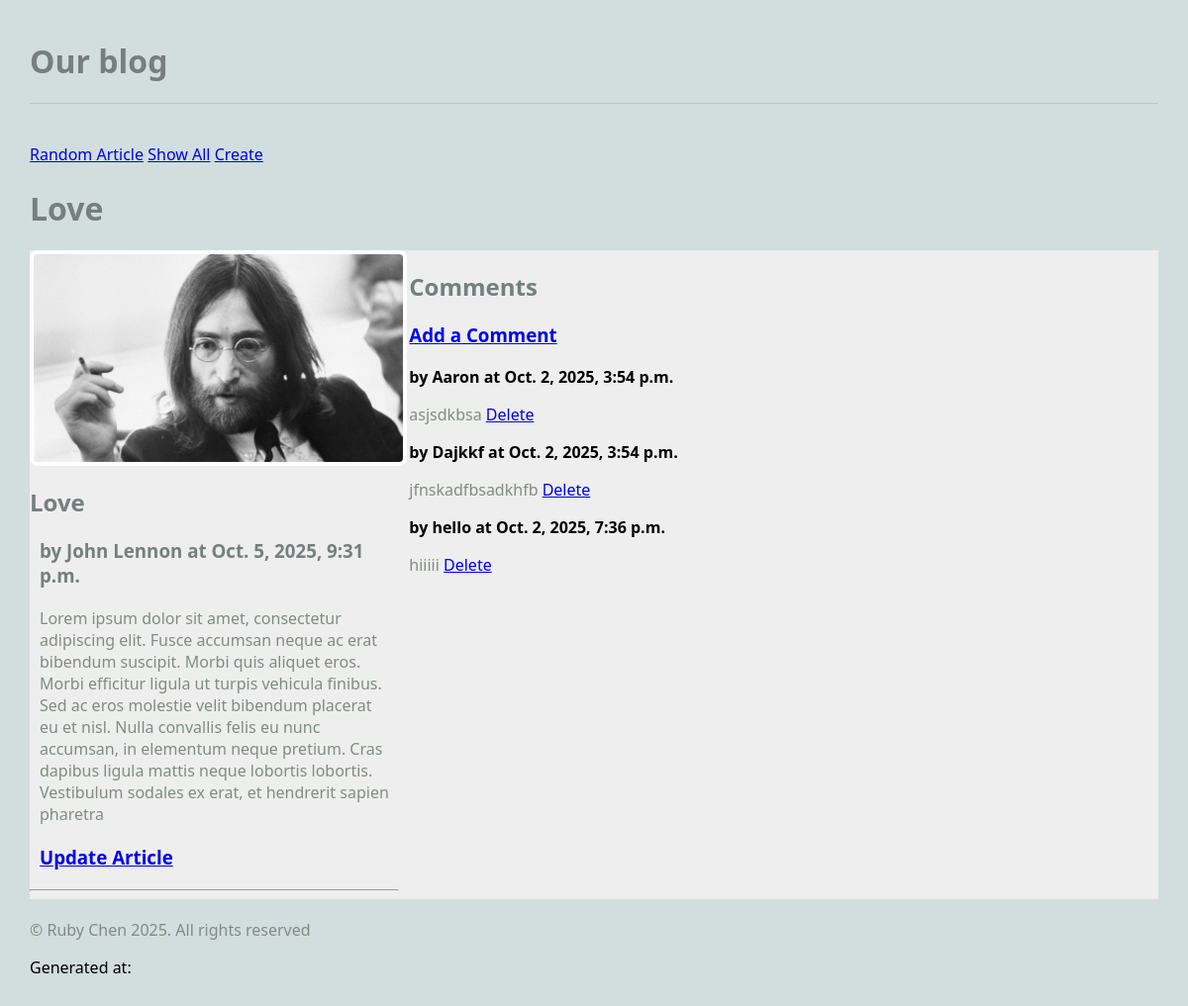
Screenshot of /blog/article/2 with the database file from the repository.
### blog/models.py (models this page shows, shortened)
class Article(models.Model):
    title = models.TextField(blank=True)
    author = models.TextField(blank=True)
    text = models.TextField(blank=True)
    published = models.DateTimeField(auto_now=True)
    image_file = models.ImageField(blank=True)
    def get_all_comments(self):
        comments = Comment.objects.filter(article=self)
        return comments

class Comment(models.Model):
    article = models.ForeignKey(Article, on_delete=models.CASCADE)
    author = models.TextField(blank=True)
    text = models.TextField(blank=True)
    published = models.DateTimeField(auto_now=True)

### blog/views.py (the view)
# urls.py: path('article/<int:pk>', ArticleView.as_view(), name='article'),
class ArticleView(DetailView):
    model = Article
    template_name = "blog/article.html"
    context_object_name = "article" #singular name

### blog/templates/blog/article.html
{% extends 'blog/base.html' %}
{% block content %}
<h1>{{ article.title }}</h1>
<main class="grid-container">
    <article>
        {% if article.image_file %}
        <img src="{{ article.image_file.url }}" alt="">
        {% else %}
        <h3>No image</h3>
        {% endif %}
        <div>
            <h2>{{ article.title }}</h2>
            <h3>by {{ article.author }} at {{ article.published }}</h3>
            <p>{{ article.text }}</p>
            <h3>
                <a href="{% url 'update_article' article.pk %}">Update Article</a>
            </h3>
        </div>
        <hr>
        </article>
        <div>
            <h2>Comments</h2>
            <h3>
                <a href="{% url 'create_comment' article.pk %}">Add a Comment</a>
            </h3>
            {% for comment in article.get_all_comments %}
            <div>
                <strong>by {{ comment.author }} at {{ comment.published }}</strong>
                <p>
                    {{ comment.text }}
                    <a href="{% url 'delete_comment' comment.pk %}">Delete</a>
                </p>
            </div>
            {% endfor %}
        </div>
</main>
{% endblock %}

### static/styles-blog.css (style rules this page uses)
body { margin: 30px; background: #d1dedd; font-family:'Segoe UI', Tahoma, Geneva, Verdana, sans-serif; }
h1, h2, h3 { color: #767f7e; }
p { color: #828b82; }
.grid-container { background: #eee; max-width: 900px; display: grid; grid-template-columns: repeat(3, 1fr); grid-gap: 10px; max-width: 1200px; margin: 20px auto; }
article img, article.featured img { width: 100%; border: 4px solid #fff; border-radius: 8px; }
article p, article h3 { margin: 20px 10px; }

### rows the page displays
Article: title "Love", image_file (picture), author "John Lennon", published "Oct. 5, 2025, 9:31 p.m.", text "Lorem ipsum dolor sit amet, consectetur adipiscing elit. Fusce accumsan neque ac erat bibendum suscipit. Morbi quis aliquet eros. Morbi efficitur ligula ut turpis vehicula finibus. Sed ac eros molestie velit bibendum placerat eu et nisl. Nulla convallis felis eu nunc accumsan, in elementum neque pretium. Cras dapibus ligula mattis neque lobortis lobortis. Vestibulum sodales ex erat, et hendrerit sapien pharetra"
Comment: author "Aaron", published "Oct. 2, 2025, 3:54 p.m.", text "asjsdkbsa"
Comment: author "Dajkkf", published "Oct. 2, 2025, 3:54 p.m.", text "jfnskadfbsadkhfb"
Comment: author "hello", published "Oct. 2, 2025, 7:36 p.m.", text "hiiiii"
